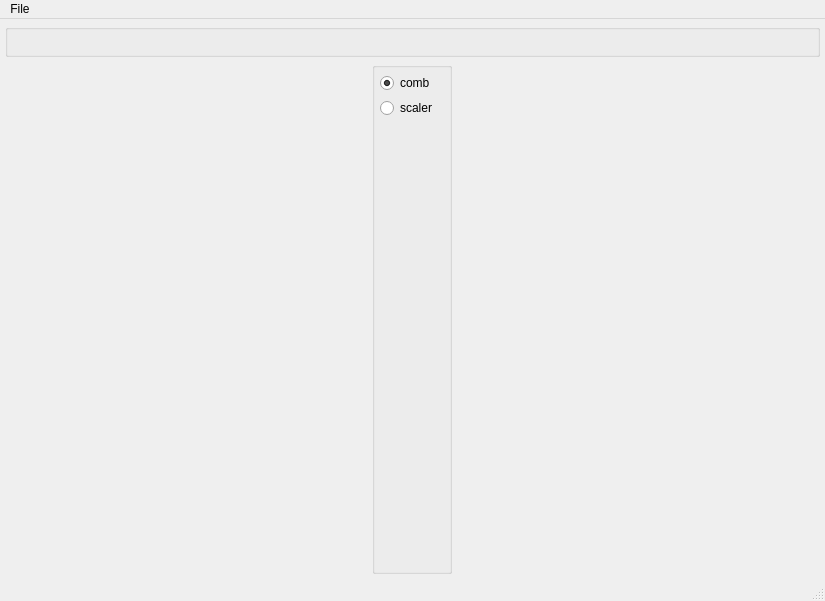
<?xml version="1.0" encoding="UTF-8"?>
<ui version="4.0">
 <class>MainWindow</class>
 <widget class="QMainWindow" name="MainWindow">
  <property name="geometry">
   <rect>
    <x>0</x>
    <y>0</y>
    <width>825</width>
    <height>601</height>
   </rect>
  </property>
  <property name="mouseTracking">
   <bool>true</bool>
  </property>
  <property name="windowTitle">
   <string>MainWindow</string>
  </property>
  <property name="styleSheet">
   <string notr="true">font: 11pt &quot;DejaVu Sans Mono&quot;;</string>
  </property>
  <widget class="QWidget" name="centralWidget">
   <layout class="QVBoxLayout" name="verticalLayout_2">
    <property name="spacing">
     <number>5</number>
    </property>
    <property name="margin">
     <number>5</number>
    </property>
    <item>
     <widget class="QGroupBox" name="settingGroup">
      <property name="layoutDirection">
       <enum>Qt::LeftToRight</enum>
      </property>
      <property name="title">
       <string/>
      </property>
      <layout class="QHBoxLayout" name="horizontalLayout">
       <property name="margin">
        <number>2</number>
       </property>
       <item>
        <spacer name="horizontalSpacer">
         <property name="orientation">
          <enum>Qt::Horizontal</enum>
         </property>
         <property name="sizeHint" stdset="0">
          <size>
           <width>40</width>
           <height>20</height>
          </size>
         </property>
        </spacer>
       </item>
      </layout>
     </widget>
    </item>
    <item>
     <layout class="QHBoxLayout" name="mainLayout">
      <item>
       <widget class="QGroupBox" name="groupBox">
        <property name="maximumSize">
         <size>
          <width>80</width>
          <height>16777215</height>
         </size>
        </property>
        <property name="title">
         <string/>
        </property>
        <property name="flat">
         <bool>false</bool>
        </property>
        <layout class="QVBoxLayout" name="verticalLayout">
         <property name="spacing">
          <number>5</number>
         </property>
         <property name="margin">
          <number>5</number>
         </property>
         <item>
          <widget class="QRadioButton" name="radioButton_2">
           <property name="text">
            <string>comb</string>
           </property>
           <property name="checked">
            <bool>true</bool>
           </property>
          </widget>
         </item>
         <item>
          <widget class="QRadioButton" name="radioButton">
           <property name="text">
            <string>scaler</string>
           </property>
          </widget>
         </item>
         <item>
          <spacer name="verticalSpacer">
           <property name="orientation">
            <enum>Qt::Vertical</enum>
           </property>
           <property name="sizeHint" stdset="0">
            <size>
             <width>20</width>
             <height>40</height>
            </size>
           </property>
          </spacer>
         </item>
        </layout>
       </widget>
      </item>
     </layout>
    </item>
   </layout>
  </widget>
  <widget class="QMenuBar" name="menuBar">
   <property name="geometry">
    <rect>
     <x>0</x>
     <y>0</y>
     <width>825</width>
     <height>26</height>
    </rect>
   </property>
   <widget class="QMenu" name="menuFile">
    <property name="title">
     <string>File</string>
    </property>
    <addaction name="actionOpenImage"/>
    <addaction name="actionOpen"/>
    <addaction name="actionSave"/>
    <addaction name="actionExit"/>
   </widget>
   <addaction name="menuFile"/>
  </widget>
  <widget class="QStatusBar" name="statusBar"/>
  <action name="actionOpen">
   <property name="text">
    <string>OpenVField</string>
   </property>
  </action>
  <action name="actionSave">
   <property name="text">
    <string>Save</string>
   </property>
  </action>
  <action name="actionExit">
   <property name="text">
    <string>Exit</string>
   </property>
  </action>
  <action name="actionOpenImage">
   <property name="text">
    <string>OpenImage</string>
   </property>
  </action>
 </widget>
 <layoutdefault spacing="6" margin="11"/>
 <resources/>
 <connections>
  <connection>
   <sender>actionExit</sender>
   <signal>activated()</signal>
   <receiver>MainWindow</receiver>
   <slot>close()</slot>
   <hints>
    <hint type="sourcelabel">
     <x>-1</x>
     <y>-1</y>
    </hint>
    <hint type="destinationlabel">
     <x>412</x>
     <y>300</y>
    </hint>
   </hints>
  </connection>
  <connection>
   <sender>radioButton_2</sender>
   <signal>toggled(bool)</signal>
   <receiver>MainWindow</receiver>
   <slot>selectComb(bool)</slot>
   <hints>
    <hint type="sourcelabel">
     <x>414</x>
     <y>67</y>
    </hint>
    <hint type="destinationlabel">
     <x>608</x>
     <y>127</y>
    </hint>
   </hints>
  </connection>
  <connection>
   <sender>radioButton</sender>
   <signal>toggled(bool)</signal>
   <receiver>MainWindow</receiver>
   <slot>selectScaler(bool)</slot>
   <hints>
    <hint type="sourcelabel">
     <x>406</x>
     <y>94</y>
    </hint>
    <hint type="destinationlabel">
     <x>608</x>
     <y>171</y>
    </hint>
   </hints>
  </connection>
 </connections>
 <slots>
  <slot>selectComb(bool)</slot>
  <slot>selectScaler(bool)</slot>
 </slots>
</ui>
